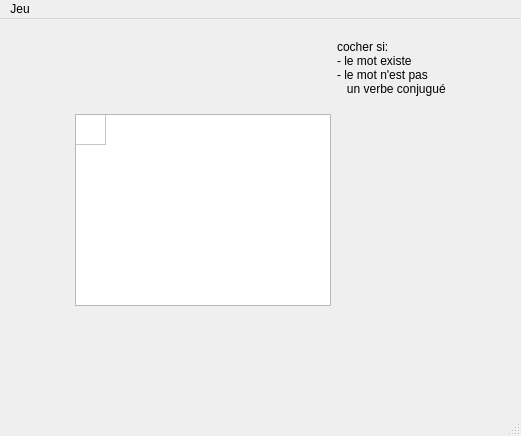
<?xml version="1.0" encoding="UTF-8"?>
<ui version="4.0">
 <class>MainWindow</class>
 <widget class="QMainWindow" name="MainWindow">
  <property name="geometry">
   <rect>
    <x>0</x>
    <y>0</y>
    <width>521</width>
    <height>436</height>
   </rect>
  </property>
  <property name="windowTitle">
   <string>Mouthus</string>
  </property>
  <widget class="QWidget" name="centralwidget">
   <layout class="QGridLayout" name="gridLayout">
    <item row="0" column="1">
     <spacer name="verticalSpacer">
      <property name="orientation">
       <enum>Qt::Vertical</enum>
      </property>
      <property name="sizeHint" stdset="0">
       <size>
        <width>20</width>
        <height>40</height>
       </size>
      </property>
     </spacer>
    </item>
    <item row="4" column="1">
     <spacer name="verticalSpacer_2">
      <property name="orientation">
       <enum>Qt::Vertical</enum>
      </property>
      <property name="sizeHint" stdset="0">
       <size>
        <width>20</width>
        <height>40</height>
       </size>
      </property>
     </spacer>
    </item>
    <item row="2" column="3">
     <spacer name="horizontalSpacer_3">
      <property name="orientation">
       <enum>Qt::Horizontal</enum>
      </property>
      <property name="sizeHint" stdset="0">
       <size>
        <width>40</width>
        <height>20</height>
       </size>
      </property>
     </spacer>
    </item>
    <item row="2" column="1">
     <widget class="QTableWidget" name="tableWidget">
      <property name="showGrid">
       <bool>true</bool>
      </property>
      <attribute name="horizontalHeaderVisible">
       <bool>false</bool>
      </attribute>
      <attribute name="horizontalHeaderDefaultSectionSize">
       <number>30</number>
      </attribute>
      <attribute name="verticalHeaderVisible">
       <bool>false</bool>
      </attribute>
      <row>
       <property name="text">
        <string>New Row</string>
       </property>
      </row>
      <column>
       <property name="text">
        <string>New Column</string>
       </property>
      </column>
     </widget>
    </item>
    <item row="2" column="0">
     <spacer name="horizontalSpacer">
      <property name="orientation">
       <enum>Qt::Horizontal</enum>
      </property>
      <property name="sizeHint" stdset="0">
       <size>
        <width>40</width>
        <height>20</height>
       </size>
      </property>
     </spacer>
    </item>
    <item row="3" column="1">
     <widget class="QLabel" name="label">
      <property name="text">
       <string/>
      </property>
     </widget>
    </item>
    <item row="2" column="2">
     <layout class="QVBoxLayout" name="isCorrectWordLayout">
      <property name="spacing">
       <number>0</number>
      </property>
     </layout>
    </item>
    <item row="0" column="2">
     <widget class="QLabel" name="label_2">
      <property name="text">
       <string>cocher si:
- le mot existe
- le mot n'est pas
   un verbe conjugué</string>
      </property>
     </widget>
    </item>
   </layout>
  </widget>
  <widget class="QMenuBar" name="menubar">
   <property name="geometry">
    <rect>
     <x>0</x>
     <y>0</y>
     <width>521</width>
     <height>22</height>
    </rect>
   </property>
   <widget class="QMenu" name="menuGame">
    <property name="title">
     <string>Jeu</string>
    </property>
    <widget class="QMenu" name="letterCountMenu">
     <property name="title">
      <string>Nombre de lettres</string>
     </property>
    </widget>
    <widget class="QMenu" name="timeModeMenu">
     <property name="title">
      <string>Mode d'attente</string>
     </property>
    </widget>
    <addaction name="newGameAction"/>
    <addaction name="letterCountMenu"/>
    <addaction name="timeModeMenu"/>
    <addaction name="separator"/>
    <addaction name="quitAction"/>
   </widget>
   <addaction name="menuGame"/>
  </widget>
  <widget class="QStatusBar" name="statusbar"/>
  <action name="newGameAction">
   <property name="text">
    <string>Nouvelle partie</string>
   </property>
  </action>
  <action name="action5">
   <property name="text">
    <string>5</string>
   </property>
  </action>
  <action name="actionEds">
   <property name="text">
    <string>eds</string>
   </property>
  </action>
  <action name="quitAction">
   <property name="text">
    <string>Quitter</string>
   </property>
   <property name="shortcut">
    <string>Ctrl+Q</string>
   </property>
  </action>
 </widget>
 <resources>
  <include location="mouthus.qrc"/>
 </resources>
 <connections>
  <connection>
   <sender>quitAction</sender>
   <signal>triggered()</signal>
   <receiver>MainWindow</receiver>
   <slot>close()</slot>
   <hints>
    <hint type="sourcelabel">
     <x>-1</x>
     <y>-1</y>
    </hint>
    <hint type="destinationlabel">
     <x>260</x>
     <y>217</y>
    </hint>
   </hints>
  </connection>
 </connections>
</ui>
